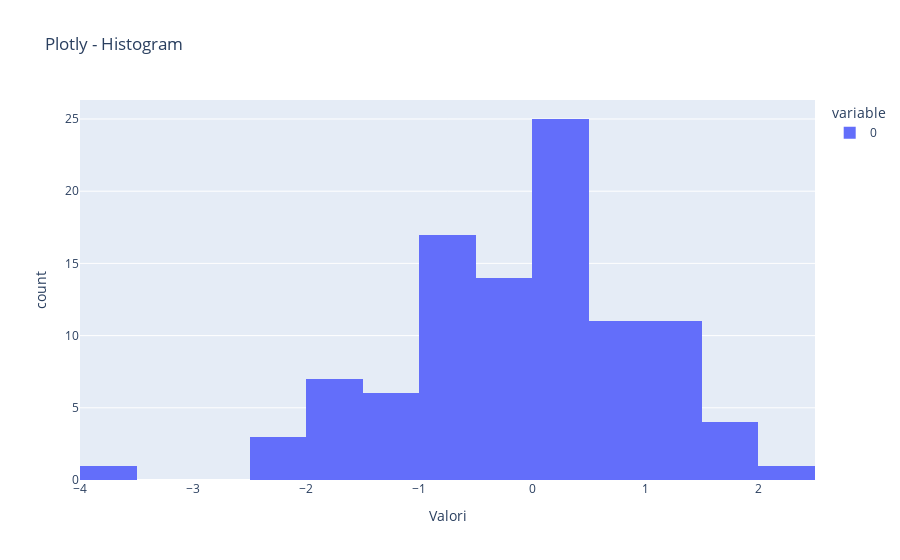

Source (notebook cell):
### Code cell
# ====================================================
# 4️⃣ Histogram (istogramma)
# ====================================================
dati = np.random.randn(100)
fig = px.histogram(dati, nbins=15, title="Plotly - Histogram", labels={'value': 'Valori', 'count': 'Frequenza'})
fig.show()

### Figure 1 — Plotly figure (JSON) as saved in the notebook; plotly's stock layout.template omitted (floating-point values rounded to 4 significant figures)
{"data": [{"bingroup": "x", "hovertemplate": "variable=0<br>Valori=%{x}<br>count=%{y}<extra></extra>", "legendgroup": "0", "marker": {"color": "#636efa", "pattern": {"shape": ""}}, "name": "0", "nbinsx": 15, "orientation": "v", "showlegend": true, "type": "histogram", "x": [-0.04575, 0.0499, -0.9355, 0.2874, 0.3604, 0.4081, -1.941, 1.445, 0.1929, -0.4209, 1.74, -0.3641, 1.344, -0.8182, 0.08271, -1.291, -0.6611, -1.18, 0.1976, 0.4139, 1.197, 1.883, 0.7142, 2.284, 1.564, 0.6111, -0.8774, -1.621, -0.5817, -0.5378, -1.556, -0.05446, -1.811, -0.6312, -0.9282, 1.491, 0.1955, -0.4716, 1.812, -2.294, 0.6512, -1.13, -0.7773, 1.116, 1.339, -1.767, 0.4244, 1.089, -0.3842, 0.6322, -0.5497, 0.5211, 0.1083, 0.2617, -0.9148, 0.8582, 0.09433, -1.486, -1.901, -1.138, -1.762, -0.2886, 1.048, 0.25, 0.0469, -1.032, 0.4032, -0.6841, 1.262, -2.006, -0.332, -0.2961, -2.218, -0.1835, 0.3923, 0.2416, 0.1039, -0.8296, 0.4928, 0.09011, -0.9976, -0.8, 0.2071, 0.5235, -0.6994, 0.9137, -0.6728, 0.1333, 0.4269, -0.01285, -0.3522, 0.8195, 0.522, 1.197, -0.3825, 0.6917, 0.3539, 1.048, -0.4239, -3.515], "xaxis": "x", "yaxis": "y"}], "layout": {"barmode": "relative", "legend": {"title": {"text": "variable"}, "tracegroupgap": 0}, "title": {"text": "Plotly - Histogram"}, "xaxis": {"anchor": "y", "domain": [0, 1], "title": {"text": "Valori"}}, "yaxis": {"anchor": "x", "domain": [0, 1], "title": {"text": "count"}}}}
